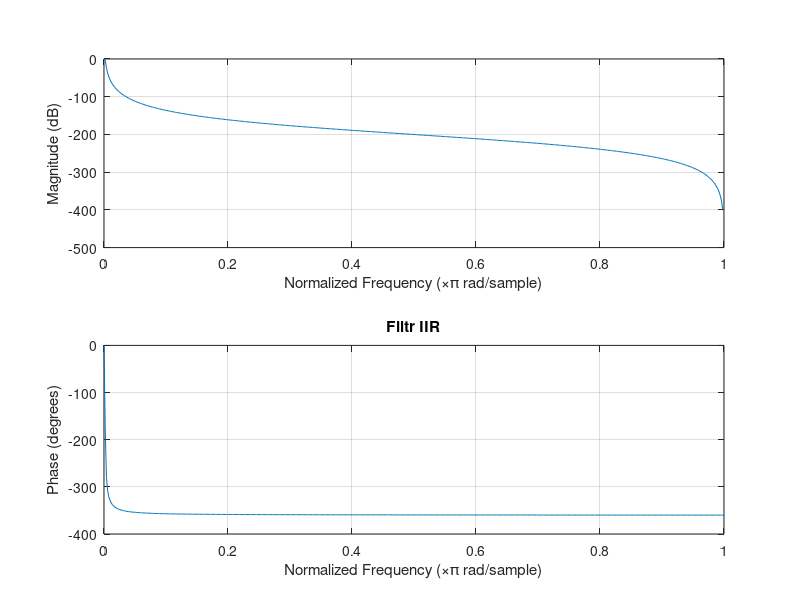

MATLAB code for this plot: (Note: this script raises an error after producing the figure.)
%% Podstawy filtrów IIR
clear; clc; close all;

%% Parametry filtru
filterOrder = 4;                % Rząd filtru
Fsmp = 1000;                    % Częstotliwość próbkowania [Hz]
cutoffFreq = 1;               % Częstotliwość graniczna [Hz]

FNyq = Fsmp / 2;                % Częstotliwość Nyquista

%% Definicja filtru
% Filtr Butterworth'a, dolnoprzepustowy, rzędu filterOrder o częstotliwości
% granicznej unormowanej do częstotliwości Nyquista
[ b, a ] = butter( filterOrder, cutoffFreq / FNyq );

% Odpowiednik analogowy - używamy tej samej funkcji, tylko z parametrem 's'
% co obliczy współczynniki filtru analogowego.
% Częstotliwość graniczną podajemy w tym przypadku w rad/s
[ bs, as ] = butter( filterOrder, 2 * pi * cutoffFreq, 's' );

%% Chrakterystyka częstotliwościowa
% Z użyciem wbudowanych funkcji Matlab'a:
% Filrt IIR
figure( 1 ), freqz( b, a ), title( "Filtr IIR" );
% Filtr analogowy
figure( 2 ), freqs( b, a ), title( "Filtr analogowy" );

% Wykres tworzony "ręczne" tak, aby zapewnić tą samą skalę osi OX i OY
% Zamiast rysować wykresy funkcjami wbudowanymi, pobieramy zwracane przez
% nie dane:

% Dla filtru IIR: wektor wartości funkcji przenosznia, wektor częstości
% wyrazony w rad/sample
[ hz, wz ] = freqz( b, a );

% Przeliczamy rad/sample na Hz:
fz = ( wz ./ pi ) .* FNyq;

% Dla filtru analogowego: wektor wartości funkcji przenosznia, wektor 
% częstości w rad/s
[ hs, ws ] = freqs( bs, as );
% Przeliczamy rad/s na Hz
fs = ws ./ ( 2 * pi );

% Wykres funkcji przenoszenia
figure( 3 ), semilogx( fs, 20*log10( abs( hs ) ) );
hold on;
semilogx( fz, 20*log10( abs( hz ) ) );

grid on;

legend( "Filtr analogowy", "Filtr cyfrowy IIR", 'Location','southwest' );

% Ograniczenie osi OX: 0 - 1000 Hz
xlim( [ 0 1000 ] );
% Ogranicznie osi OY: -60 - 1 dB
ylim( [ -60 1 ] );
title("Charakterystyka przenoszenia (zoom)")
ylabel("Magnitude")
xlabel("Frequency (rad/s)")

%% Bieguny i zera
figure( 4 ), zplane( b, a );

%% Odpowiedź impulsowa
figure( 5 ), impz( b, a );
grid on;

% Długość odpowiedzi impulsowej
len = impzlength( b, a );
fprintf( 'Długość odpowiedzi impulsowej = %d [próbki]\n', len );


